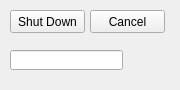
<?xml version="1.0" encoding="UTF-8"?>
<ui version="4.0">
 <class>Shut</class>
 <widget class="QWidget" name="Shut">
  <property name="geometry">
   <rect>
    <x>0</x>
    <y>0</y>
    <width>180</width>
    <height>90</height>
   </rect>
  </property>
  <property name="sizePolicy">
   <sizepolicy hsizetype="Ignored" vsizetype="Ignored">
    <horstretch>0</horstretch>
    <verstretch>0</verstretch>
   </sizepolicy>
  </property>
  <property name="windowTitle">
   <string>Shut</string>
  </property>
  <widget class="QPushButton" name="ShutDown">
   <property name="geometry">
    <rect>
     <x>10</x>
     <y>10</y>
     <width>75</width>
     <height>23</height>
    </rect>
   </property>
   <property name="text">
    <string>Shut Down</string>
   </property>
  </widget>
  <widget class="QPushButton" name="Cancel">
   <property name="geometry">
    <rect>
     <x>90</x>
     <y>10</y>
     <width>75</width>
     <height>23</height>
    </rect>
   </property>
   <property name="text">
    <string>Cancel</string>
   </property>
  </widget>
  <widget class="QLineEdit" name="lineEdit">
   <property name="geometry">
    <rect>
     <x>10</x>
     <y>50</y>
     <width>113</width>
     <height>20</height>
    </rect>
   </property>
  </widget>
 </widget>
 <resources/>
 <connections/>
</ui>
